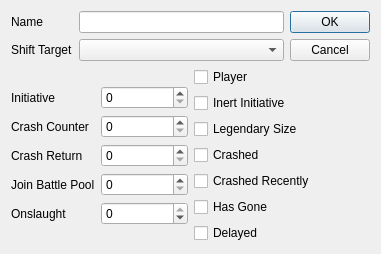
<?xml version="1.0" encoding="UTF-8"?>
<ui version="4.0">
 <class>Dialog</class>
 <widget class="QDialog" name="Dialog">
  <property name="geometry">
   <rect>
    <x>0</x>
    <y>0</y>
    <width>381</width>
    <height>239</height>
   </rect>
  </property>
  <property name="windowTitle">
   <string>Dialog</string>
  </property>
  <layout class="QVBoxLayout" name="verticalLayout">
   <item>
    <layout class="QHBoxLayout" name="horizontalLayout_2">
     <item>
      <layout class="QFormLayout" name="formLayout_2">
       <property name="formAlignment">
        <set>Qt::AlignLeading|Qt::AlignLeft|Qt::AlignVCenter</set>
       </property>
       <item row="0" column="0">
        <widget class="QLabel" name="label">
         <property name="text">
          <string>Name</string>
         </property>
        </widget>
       </item>
       <item row="1" column="1">
        <widget class="QComboBox" name="comboBox"/>
       </item>
       <item row="1" column="0">
        <widget class="QLabel" name="label_8">
         <property name="text">
          <string>Shift Target</string>
         </property>
        </widget>
       </item>
       <item row="0" column="1">
        <widget class="QLineEdit" name="name_edit"/>
       </item>
      </layout>
     </item>
     <item>
      <widget class="QDialogButtonBox" name="buttonBox">
       <property name="orientation">
        <enum>Qt::Vertical</enum>
       </property>
       <property name="standardButtons">
        <set>QDialogButtonBox::Cancel|QDialogButtonBox::Ok</set>
       </property>
      </widget>
     </item>
    </layout>
   </item>
   <item>
    <layout class="QHBoxLayout" name="horizontalLayout">
     <item>
      <layout class="QFormLayout" name="formLayout">
       <property name="formAlignment">
        <set>Qt::AlignLeading|Qt::AlignLeft|Qt::AlignVCenter</set>
       </property>
       <item row="0" column="0">
        <widget class="QLabel" name="label_2">
         <property name="text">
          <string>Initiative</string>
         </property>
        </widget>
       </item>
       <item row="0" column="1">
        <widget class="QSpinBox" name="Initiative_box"/>
       </item>
       <item row="1" column="0">
        <widget class="QLabel" name="label_4">
         <property name="text">
          <string>Crash Counter</string>
         </property>
        </widget>
       </item>
       <item row="1" column="1">
        <widget class="QSpinBox" name="crash_counter_box"/>
       </item>
       <item row="2" column="0">
        <widget class="QLabel" name="label_5">
         <property name="text">
          <string>Crash Return</string>
         </property>
        </widget>
       </item>
       <item row="2" column="1">
        <widget class="QSpinBox" name="crash_return_box"/>
       </item>
       <item row="3" column="0">
        <widget class="QLabel" name="label_7">
         <property name="text">
          <string>Join Battle Pool</string>
         </property>
        </widget>
       </item>
       <item row="3" column="1">
        <widget class="QSpinBox" name="join_battle_box"/>
       </item>
       <item row="4" column="0">
        <widget class="QLabel" name="label_3">
         <property name="text">
          <string>Onslaught</string>
         </property>
        </widget>
       </item>
       <item row="4" column="1">
        <widget class="QSpinBox" name="onslaught_spinbox">
         <property name="minimum">
          <number>-99</number>
         </property>
         <property name="maximum">
          <number>0</number>
         </property>
        </widget>
       </item>
      </layout>
     </item>
     <item>
      <layout class="QVBoxLayout" name="CheckBoxes">
       <property name="sizeConstraint">
        <enum>QLayout::SetMinimumSize</enum>
       </property>
       <item>
        <widget class="QCheckBox" name="player_checkBox">
         <property name="text">
          <string>Player</string>
         </property>
        </widget>
       </item>
       <item>
        <widget class="QCheckBox" name="inertcheckBox">
         <property name="text">
          <string>Inert Initiative</string>
         </property>
        </widget>
       </item>
       <item>
        <widget class="QCheckBox" name="legendary_size_checkBox">
         <property name="text">
          <string>Legendary Size</string>
         </property>
        </widget>
       </item>
       <item>
        <widget class="QCheckBox" name="crashed_check">
         <property name="text">
          <string>Crashed</string>
         </property>
        </widget>
       </item>
       <item>
        <widget class="QCheckBox" name="crashed_recentlycheck">
         <property name="text">
          <string>Crashed Recently</string>
         </property>
        </widget>
       </item>
       <item>
        <widget class="QCheckBox" name="has_gone_check">
         <property name="text">
          <string>Has Gone</string>
         </property>
        </widget>
       </item>
       <item>
        <widget class="QCheckBox" name="delayed_checkBox">
         <property name="text">
          <string>Delayed</string>
         </property>
        </widget>
       </item>
      </layout>
     </item>
    </layout>
   </item>
  </layout>
 </widget>
 <resources/>
 <connections>
  <connection>
   <sender>buttonBox</sender>
   <signal>accepted()</signal>
   <receiver>Dialog</receiver>
   <slot>accept()</slot>
   <hints>
    <hint type="sourcelabel">
     <x>248</x>
     <y>254</y>
    </hint>
    <hint type="destinationlabel">
     <x>157</x>
     <y>274</y>
    </hint>
   </hints>
  </connection>
  <connection>
   <sender>buttonBox</sender>
   <signal>rejected()</signal>
   <receiver>Dialog</receiver>
   <slot>reject()</slot>
   <hints>
    <hint type="sourcelabel">
     <x>316</x>
     <y>260</y>
    </hint>
    <hint type="destinationlabel">
     <x>286</x>
     <y>274</y>
    </hint>
   </hints>
  </connection>
 </connections>
</ui>
